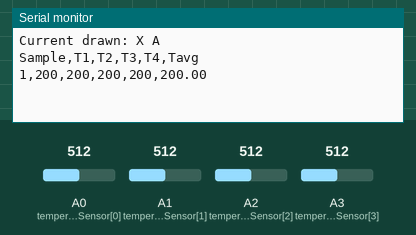
The sketch below on a simulated Arduino Uno, built with avr-gcc and run on an emulated ATmega328P. Parts: the last lines printed to the serial monitor. Inputs (shaded band) come from the test bench; at power-on: A0 (temperatureSensor[0]) = 512, A1 (temperatureSensor[1]) = 512, A2 (temperatureSensor[2]) = 512, A3 (temperatureSensor[3]) = 512.

Above: at 3.2 s.
3.3 s: A0 (temperatureSensor[0]) set to 716
At 4.6 s:
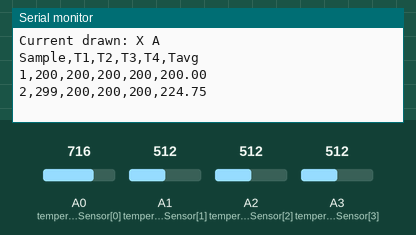
6.0 s: A1 (temperatureSensor[1]) set to 716
At 7.4 s:
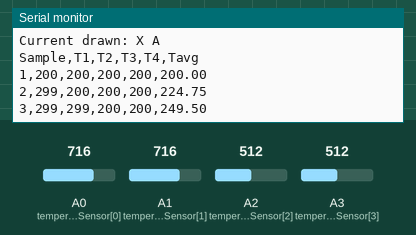
8.7 s: A2 (temperatureSensor[2]) set to 716
At 10.6 s:
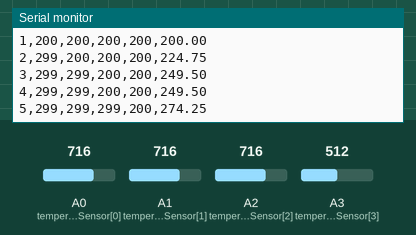
11.4 s: A3 (temperatureSensor[3]) set to 716
At 13.4 s:
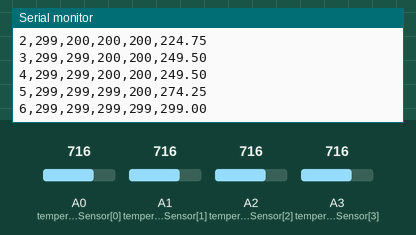
14.1 s: A0 (temperatureSensor[0]) set to 992
At 14.1 s:
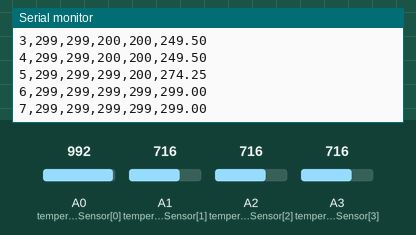
16.8 s: A1 (temperatureSensor[1]) set to 992
At 19.4 s:
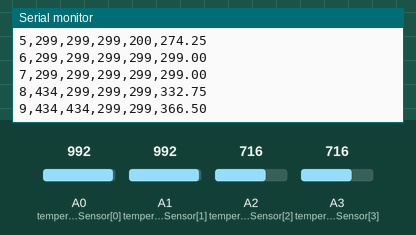
Timing chart, 0 to 20.5 s (numbered marks = the images above; inputs shaded):
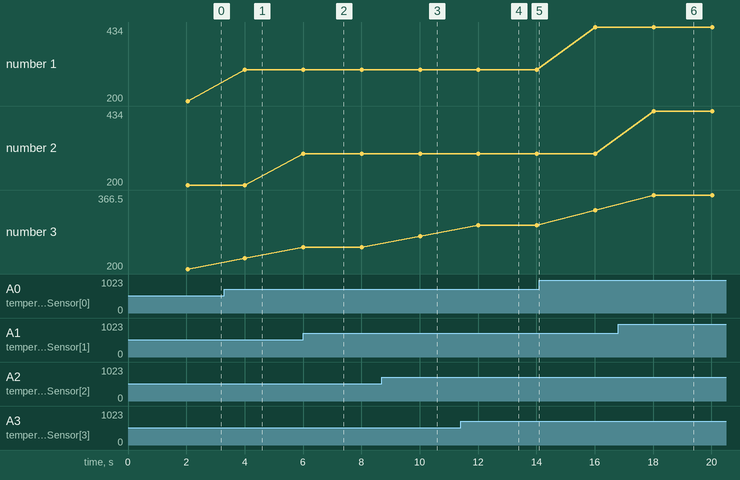

The sketch:

board_temperature.ino
```cpp
/**
 * @brief: Get average temperature of the board using four temperature sensors
 * @author: Othniel Konan
 * @version: v1.0
 * @date: 2 Nov 2017
 */
int temperatureSensor[5] = {A0, A1,A2,A3, A4}; // select the input pin for the potentiometer
int samplingInterval = 2000;
int sampleNumber = 0;
int numberOfSamples = 15;
float averageTemperature = 0;  // variable to store the value coming from the sensor
float previousTemperature = 10000;
int difference = -1;
void setup() {
  Serial.begin(9600);
  delay(samplingInterval);

  Serial.println("Current drawn: X A");
  Serial.println("Sample,T1,T2,T3,T4,Tavg");
}

void loop() {
 while(abs(averageTemperature-previousTemperature)>=difference){
    previousTemperature = averageTemperature;
    ++sampleNumber;
    averageTemperature = 0; // reset average
    // read data from all sensor and find the average
    Serial.print(sampleNumber);
    Serial.print(',');
    for(int i=0; i<4; ++i){
      int value = getTemperature(analogRead(temperatureSensor[i]));//getTemperature(analogRead(temperatureSensor[i]));
      Serial.print(value);
      Serial.print(',');
      averageTemperature += value;
    }
    averageTemperature /= 4;
    Serial.println(averageTemperature);
    // delay to next sample
    delay(samplingInterval);
  }
}

int getTemperature(float temp){
  return (temp*5/1024-0.5)/0.01;
}
```

Measured:
- after the input at 3.3 s, the serial monitor: prints a new line after 0.71 s (image 1)
- after the input at 6.0 s, the serial monitor: prints a new line at once (image 2)
- after the input at 8.7 s, the serial monitor: prints a new line after 1.3 s (image 3)
- after the input at 11.4 s, the serial monitor: prints a new line after 0.61 s (image 4)
- after the input at 16.8 s, the serial monitor: prints a new line after 1.2 s (image 6)
- plotted number 1: 200 → 299 after the input at 3.3 s, 299 → 434 after the input at 14.1 s
- plotted number 3: 200 → 224.75 after the input at 3.3 s, 224.75 → 249.5 after the input at 6.0 s, 249.5 → 274.25 after the input at 8.7 s, 299 → 332.75 after the input at 14.1 s, 332.75 → 366.5 after the input at 16.8 s
